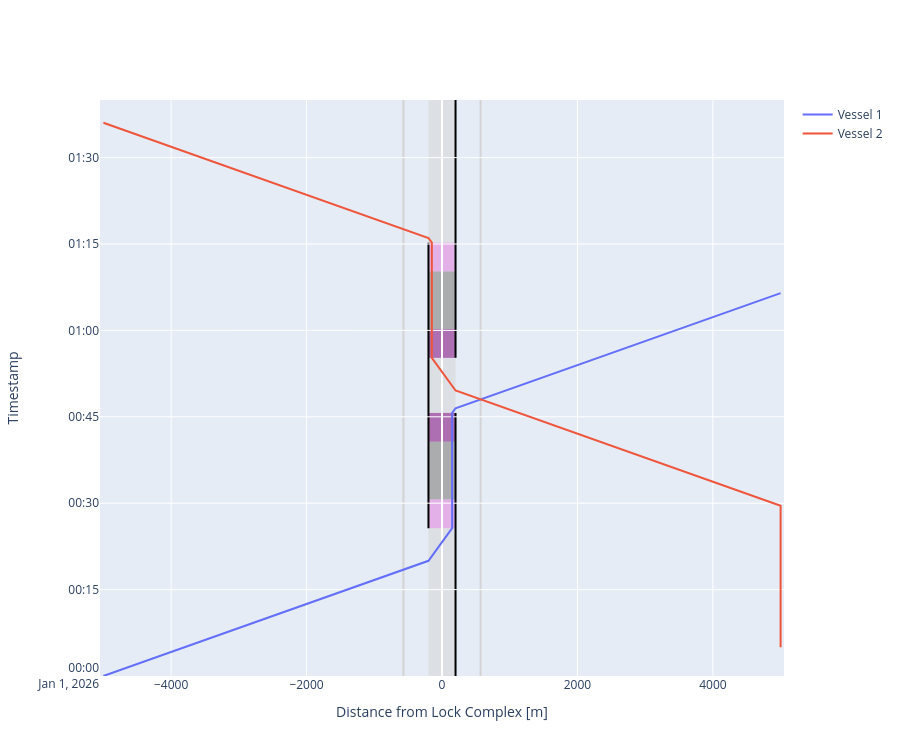

The cell this chart's notebook holds for it:
### Markdown cell above
##### Time-distance diagram
Lock chambers also have time-distance diagram plots, in which we can inspect the trajectories of the vessels and the lock chamber operation phases. We can now better understand why waiting time emerged for the second vessel. Vessels pass at 300 meters from the lock (by default).

### Code cell
def cm_to_pixels(cm):
    return cm * 37.8 # Set figure height to 10 cmfig.update_layout(height=cm_to_pixels(10))

# We can plot the time-distance diagram
fig = lock_chamber.plot(xlimmin = -5050, 
                        xlimmax = 5050, 
                        ylimmin = datetime.datetime(2026, 1, 1, 0, 0, 0),
                        ylimmax = datetime.datetime(2026, 1, 1, 1, 40, 0),
                        method='Plotly')

fig.update_layout(height=cm_to_pixels(20))

### Figure 1 — Plotly figure (JSON) as saved in the notebook; plotly's stock layout.template omitted (floating-point values rounded to 4 significant figures)
{"data": [{"mode": "lines", "name": "Vessel 1", "type": "scatter", "x": [-5000.0, -5000.0, -200.0, -200.0, 150.0, 150.0, 150.0, 150.0, 150.0, 150.0, 150.0, 150.0, 200.0, 200.0, 570.0, 5000.0], "xaxis": "x", "y": ["2026-01-01T00:00:00", "2026-01-01T00:00:00", "2026-01-01T00:20:00", "2026-01-01T00:20:00", "2026-01-01T00:25:40.172786", "2026-01-01T00:25:40.172786", "2026-01-01T00:30:40.172786", "2026-01-01T00:30:40.172786", "2026-01-01T00:40:40.172786", "2026-01-01T00:40:40.172786", "2026-01-01T00:45:40.172786", "2026-01-01T00:45:40.172786", "2026-01-01T00:46:28.768899", "2026-01-01T00:46:28.768899", "2026-01-01T00:48:01.268899", "2026-01-01T01:06:28.768899"], "yaxis": "y"}, {"mode": "lines", "name": "Vessel 2", "type": "scatter", "x": [5000.0, 5000.0, 5000.0, 5000.0, 200.0, 200.0, -150.0, -150.0, -150.0, -150.0, -150.0, -150.0, -150.0, -150.0, -200.0, -200.0, -570.0, -5000.0], "xaxis": "x", "y": ["2026-01-01T00:05:00", "2026-01-01T00:05:00", "2026-01-01T00:29:33.768898", "2026-01-01T00:29:33.768898", "2026-01-01T00:49:33.768898", "2026-01-01T00:49:33.768898", "2026-01-01T00:55:13.941684", "2026-01-01T00:55:13.941685", "2026-01-01T01:00:13.941685", "2026-01-01T01:00:13.941685", "2026-01-01T01:10:13.941685", "2026-01-01T01:10:13.941685", "2026-01-01T01:15:13.941685", "2026-01-01T01:15:13.941685", "2026-01-01T01:16:02.537797", "2026-01-01T01:16:02.537797", "2026-01-01T01:17:35.037797", "2026-01-01T01:36:02.537797"], "yaxis": "y"}], "layout": {"height": 756, "shapes": [{"fillcolor": "lightgrey", "layer": "below", "line": {"width": 0}, "name": "Lock Geometry", "opacity": 0.5, "type": "rect", "x0": -200, "x1": 200, "y0": "2026-01-01T00:00:00", "y1": "2026-01-01T01:40:00"}, {"fillcolor": "violet", "layer": "below", "line": {"width": 0}, "name": "Lock gate closing", "opacity": 0.5, "type": "rect", "x0": -200, "x1": 200, "xref": "x", "y0": "2026-01-01T00:25:40.172786", "y1": "2026-01-01T00:30:40.172786", "yref": "y"}, {"fillcolor": "grey", "layer": "below", "line": {"width": 0}, "name": "Lock levelling", "opacity": 0.5, "type": "rect", "x0": -200, "x1": 200, "xref": "x", "y0": "2026-01-01T00:30:40.172786", "y1": "2026-01-01T00:40:40.172786", "yref": "y"}, {"fillcolor": "purple", "layer": "below", "line": {"width": 0}, "name": "Lock gate opening", "opacity": 0.5, "type": "rect", "x0": -200, "x1": 200, "xref": "x", "y0": "2026-01-01T00:40:40.172786", "y1": "2026-01-01T00:45:40.172786", "yref": "y"}, {"fillcolor": "purple", "layer": "below", "line": {"width": 0}, "name": "Lock gate closing", "opacity": 0.5, "type": "rect", "x0": -200, "x1": 200, "xref": "x", "y0": "2026-01-01T00:55:13.941685", "y1": "2026-01-01T01:00:13.941685", "yref": "y"}, {"fillcolor": "grey", "layer": "below", "line": {"width": 0}, "name": "Lock levelling", "opacity": 0.5, "type": "rect", "x0": -200, "x1": 200, "xref": "x", "y0": "2026-01-01T01:00:13.941685", "y1": "2026-01-01T01:10:13.941685", "yref": "y"}, {"fillcolor": "violet", "layer": "below", "line": {"width": 0}, "name": "Lock gate opening", "opacity": 0.5, "type": "rect", "x0": -200, "x1": 200, "xref": "x", "y0": "2026-01-01T01:10:13.941685", "y1": "2026-01-01T01:15:13.941685", "yref": "y"}, {"fillcolor": "darkgrey", "layer": "below", "line": {"width": 0}, "name": "Lock gate opening", "opacity": 0.5, "type": "rect", "x0": -200, "x1": 200, "xref": "x", "y0": "2026-01-01T00:30:40.172786", "y1": "2026-01-01T00:40:40.172786", "yref": "y"}, {"fillcolor": "darkgrey", "layer": "below", "line": {"width": 0}, "name": "Lock gate opening", "opacity": 0.5, "type": "rect", "x0": -200, "x1": 200, "xref": "x", "y0": "2026-01-01T01:00:13.941685", "y1": "2026-01-01T01:10:13.941685", "yref": "y"}, {"layer": "below", "line": {"color": "black"}, "name": "Lock gate opening", "type": "line", "x0": -200, "x1": -200, "xref": "x", "y0": "2026-01-01T00:25:40.172786", "y1": "2026-01-01T01:15:13.941685", "yref": "y"}, {"layer": "below", "line": {"color": "black"}, "name": "Lock gate opening", "type": "line", "x0": 200, "x1": 200, "xref": "x", "y0": "2026-01-01T00:00:00", "y1": "2026-01-01T00:45:40.172786", "yref": "y"}, {"layer": "below", "line": {"color": "black"}, "name": "Lock gate opening", "type": "line", "x0": 200, "x1": 200, "xref": "x", "y0": "2026-01-01T00:55:13.941685", "y1": "2026-01-01T01:40:00", "yref": "y"}, {"layer": "below", "line": {"color": "lightgrey"}, "type": "line", "x0": -570, "x1": -570, "xref": "x", "y0": 0, "y1": 1, "yref": "y domain"}, {"layer": "below", "line": {"color": "lightgrey"}, "type": "line", "x0": 570, "x1": 570, "xref": "x", "y0": 0, "y1": 1, "yref": "y domain"}], "showlegend": true, "xaxis": {"anchor": "y", "domain": [0, 1], "range": [-5050, 5050], "title": {"text": "Distance from Lock Complex [m]"}}, "yaxis": {"anchor": "x", "domain": [0, 1], "range": ["2026-01-01T00:00:00", "2026-01-01T01:40:00"], "title": {"text": "Timestamp"}}}}
